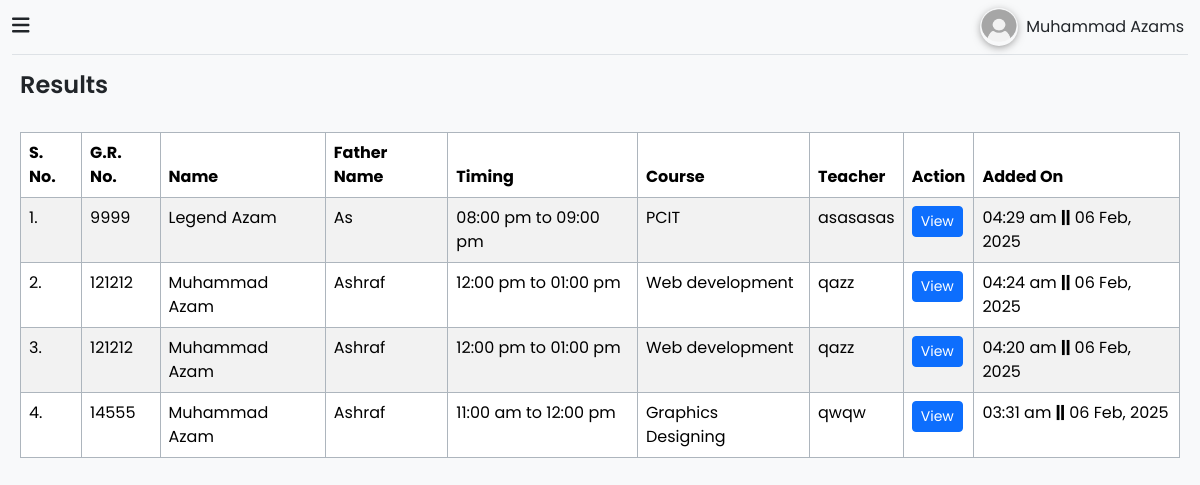
/admin/results.php (signed in), run on the app's committed database.
### tables this page shows
CREATE TABLE `users` (
  `id` int NOT NULL,
  `name` varchar(255) NOT NULL,
  `email` varchar(300) NOT NULL,
  `password` varchar(500) NOT NULL,
  `is_deleted` tinyint(1) NOT NULL DEFAULT '0',
  `created_at` datetime NOT NULL DEFAULT CURRENT_TIMESTAMP
);

CREATE TABLE `results` (
  `id` int NOT NULL,
  `name` varchar(255) NOT NULL,
  `father_name` varchar(255) NOT NULL,
  `gr` varchar(50) NOT NULL,
  `timing` varchar(50) NOT NULL,
  `course_id` int NOT NULL,
  `teacher` varchar(255) NOT NULL,
  `number_of_correct` int NOT NULL,
  `number_of_wrong` int NOT NULL,
  `number_of_skipped` int NOT NULL,
  `is_deleted` tinyint(1) NOT NULL DEFAULT '0',
  `created_at` datetime NOT NULL DEFAULT CURRENT_TIMESTAMP
);

CREATE TABLE `courses` (
  `id` int NOT NULL,
  `name` varchar(255) NOT NULL,
  `questions_to_ask` int NOT NULL,
  `is_deleted` tinyint(1) NOT NULL DEFAULT '0',
  `created_at` datetime NOT NULL DEFAULT CURRENT_TIMESTAMP
);

### admin/components/sidebar.php (called while the page is built, shortened)
<?php
require "../_config.php";
$user_id = $_SESSION['user_id'];
$get_user_sql = "SELECT * FROM `users` WHERE `id`='$user_id'";
$get_user_res = mysqli_query($conn, $get_user_sql);
$user_data = mysqli_fetch_assoc($get_user_res);
?>

### admin/results.php (the view, shortened to what this page needs)
<?php
require "../_config.php";
?>
<!DOCTYPE html>
<html lang="en">
<head>
    <?php include "components/css_links.php"; ?>
</head>
<body>
    <div class="container-fluid ">
        <div class="row flex-nowrap h-100">
            <?php include "components/sidebar.php" ?>
            <div class=" content bg-light">
                <?php include "components/header.php" ?>
                <section class="py-3 px-2">
                    <div class="row flex-column">
                        <div class="col">
                            <h4 class="fw-semibold">Results</h4>
                        </div>
                        <div class="col mt-4">
                            <div class="table-responsive">
                                <table id="results-table" class="table table-striped table-bordered table-hover border-dark-subtle">
                                    <thead>
                                        <tr>
                                            <th>S. No.</th>
                                            <th>G.R. No.</th>
                                            <th>Name</th>
                                            <th>Father Name</th>
                                            <th>Timing</th>
                                            <th>Course</th>
                                            <th>Teacher</th>
                                            <th>Action</th>
                                            <th>Added On</th>
                                        </tr>
                                    </thead>
                                    <tbody>
                                        <?php
                                        $get_results_sql = "SELECT courses.name AS course_name, results.id, results.name, results.father_name, results.gr, results.timing, results.teacher, results.number_of_correct, results.number_of_wrong, results.number_of_skipped, results.created_at
                                        FROM `results` INNER JOIN `courses` ON `results`.`course_id`=`courses`.`id` WHERE `results`.`is_deleted`='0' ORDER BY `results`.`id` DESC";
                                        $get_results_res = mysqli_query($conn, $get_results_sql);
                                        $i = 0;
                                        if (mysqli_num_rows($get_results_res) > 0) {
                                            while ($row = mysqli_fetch_assoc($get_results_res)) {
                                                echo '
                                                <tr data-student-id="1">
                                                    <td>'.++$i.'.</td>
                                                    <td>'.$row['gr'].'</td>
                                                    <td>'.$row['name'].'</td>
                                                    <td>'.$row['father_name'].'</td>
                                                    <td>'.\DateTime::createFromFormat('G', explode('-', $row['timing'])[0])->format('h:i a') . ' to ' . \DateTime::createFromFormat('G', explode('-', $row['timing'])[1])->format('h:i a').'</td>
                                                    <td>'.$row['course_name'].'</td>
                                                    <td>'.$row['teacher'].'</td>
                                                    <td>
                                                        <button
                                                        class="btn btn-sm btn-primary view-btn"
                                                        data-bs-toggle="modal"
                                                        data-bs-target="#result-modal"
                                                        data-name="'.$row['name'].'"
                                                        data-number_of_correct="'.$row['number_of_correct'].'"
                                                        data-number_of_wrong="'.$row['number_of_wrong'].'"
                                                        data-number_of_skipped="'.$row['number_of_skipped'].'"
                                                        >View</button>
                                                    </td>
                                                    <td>' . date('h:i a <b>||</b> d M, Y', strtotime($row['created_at'])) . '</td>
                                                </tr>
                                                ';
                                            }
                                        } else {
                                            echo "No results to show.";
                                        }
                                        ?>
                                    </tbody>
                                </table>
                            </div>
                        </div>
                    </div>
                </section>
            </div>
        </div>
    </div>
</body>
</html>

### admin/components/header.php (shortened to what this page needs)
<header class="border-bottom  py-2" id="header">
    <div class="row align-items-center justify-content-between position-relative">
        <div class="col-auto ">
            <i class="fa-solid fa-bars fs-5 cursor-pointer"></i>
        </div>
        <div class="col-auto row align-items-center ">
            <div class="user-btn col-auto row column-gap-2 align-items-center px-3 mx-0 cursor-pointer">
                <div class="col-auto px-0">
                    <img
                        src="../src/img/user.png"
                        onerror="this.onerror=null;this.src='../src/img/user.png';"
                        class=" rounded-circle user-pic" alt="User Pic">
                </div>
                <div class="col-auto px-0 d-sm-block d-none">
                    <p class="m-0"><?php echo $user_data['name'] ?></p>
                </div>
            </div>
        </div>
    </div>
</header>

### src/css/_utils.css (style rules this page uses)
:root { --danger-color: #d00c0c; }
* { font-family: "Poppins", serif; box-sizing: border-box; }
.cursor-pointer { cursor: pointer; }

### admin/src/css/_sidebar_header.css (style rules this page uses)
.container-fluid { min-height: 100vh !important; }
.container-fluid .content { transition: .5s; min-height: 100vh; }
.content { width: calc(100vw - 17px - 250px); }
.user-pic { width: 38px; height: 38px; box-shadow: 0px 2px 10px -2px #777777; }
@media screen and (max-width: 1200px) { .content { width: 100vw; } }

### data on the page
users: name "Muhammad Azams"
results: gr "9999", name "Legend Azam", father_name "As", timing "08:00 pm", timing "09:00 pm", course.name "PCIT", teacher "asasasas", created_at "04:29 am || 06 Feb, 2025"
results: gr "121212", name "Muhammad Azam", father_name "Ashraf", timing "12:00 pm", timing "01:00 pm", course.name "Web development", teacher "qazz", created_at "04:24 am || 06 Feb, 2025"
results: gr "121212", name "Muhammad Azam", father_name "Ashraf", timing "12:00 pm", timing "01:00 pm", course.name "Web development", teacher "qazz", created_at "04:20 am || 06 Feb, 2025"
results: gr "14555", name "Muhammad Azam", father_name "Ashraf", timing "11:00 am", timing "12:00 pm", course.name "Graphics Designing", teacher "qwqw", created_at "03:31 am || 06 Feb, 2025"
